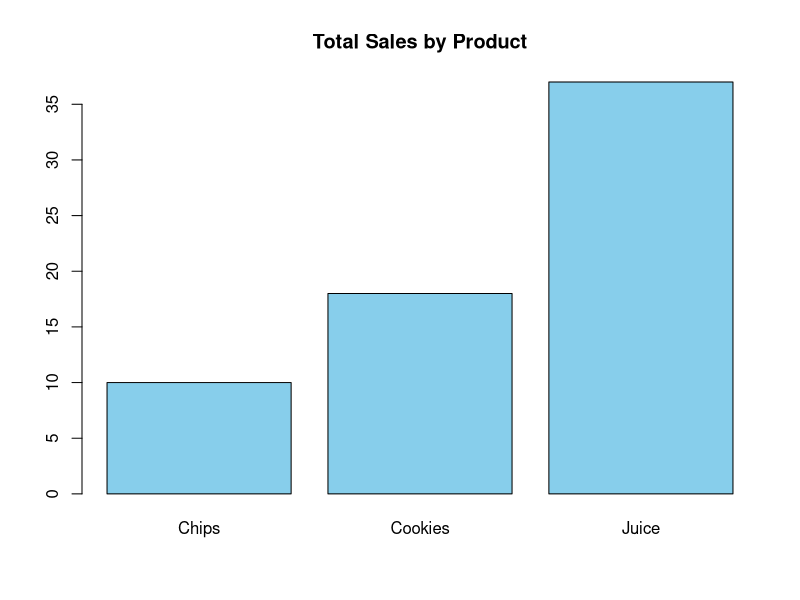

The R script that drew this image:
product <- c("Juice","Chips","Cookies","Juice","Chips","Cookies","Juice","Cookies","Chips","Juice")
quantity <- c(10,5,8,7,3,6,9,4,2,11)

sales <- data.frame(product, quantity)

sales

result <- aggregate(quantity ~ product, sales, sum)
result
barplot(result$quantity,
        names.arg=result$product,
        col="skyblue",
        main="Total Sales by Product")

